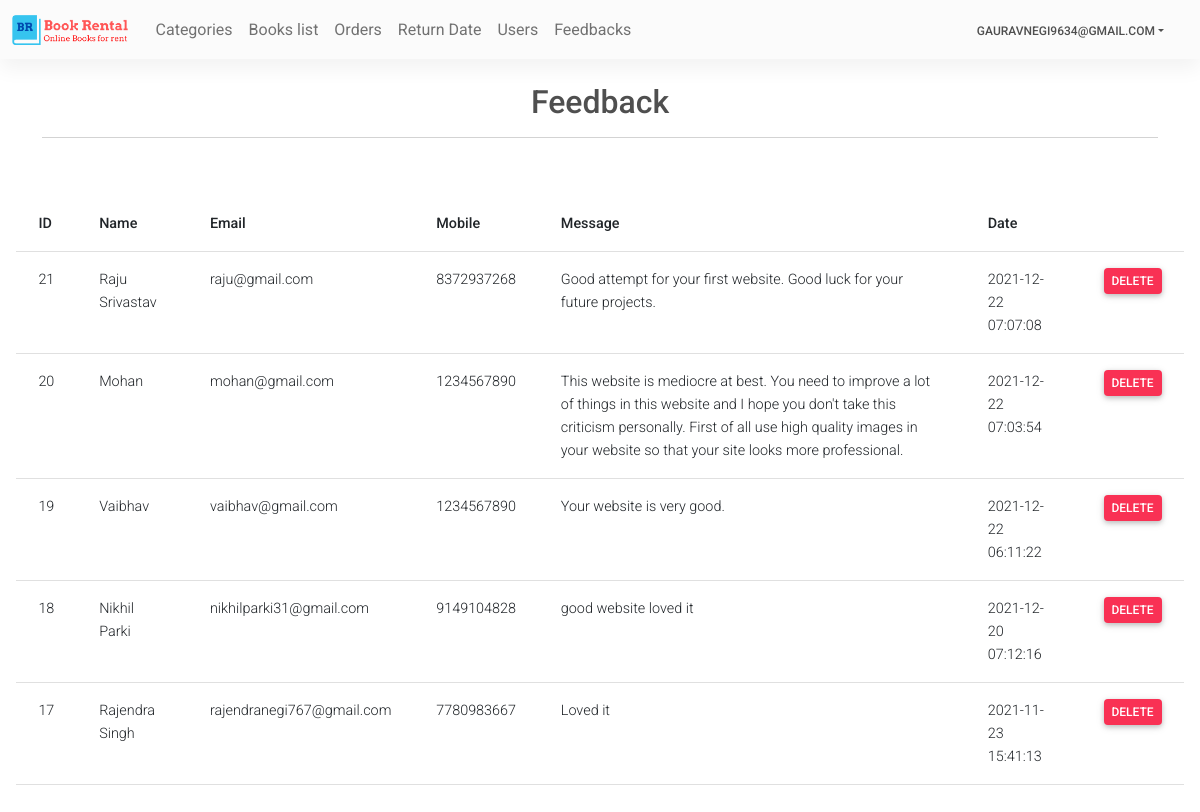
Before: /Admin/feedback.php (signed in) with the older database file.
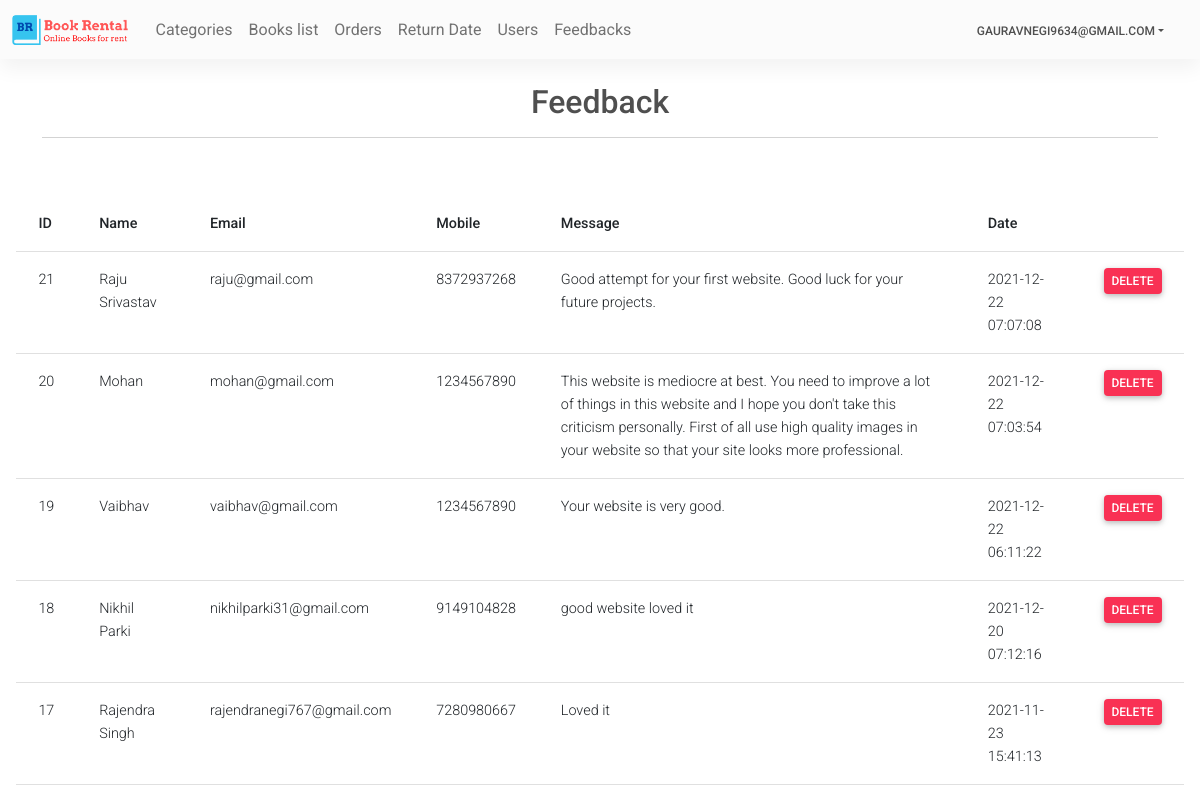
After: the same page with the newer database file.
### tables this page shows
CREATE TABLE `contact_us` (
  `id` int(11) NOT NULL,
  `name` varchar(70) NOT NULL,
  `email` varchar(70) NOT NULL,
  `mobile` bigint(10) NOT NULL,
  `message` text NOT NULL,
  `date` datetime DEFAULT NULL
);

### Admin/feedback.php (the view, shortened to what this page needs)
<?php
require('topNav.php');
$sql = "select * from contact_us order by id desc";
$res = mysqli_query($con, $sql);
?>
<main>
    <div class="container pt-4">
        <h4 class="fs-2 text-center ">Feedback</h4>
        <hr>
        <br>
    </div>
    <div class="card-body">
        <table class="table">
            <thead>
                <tr>
                    <th>ID</th>
                    <th>Name</th>
                    <th>Email</th>
                    <th>Mobile</th>
                    <th>Message</th>
                    <th>Date</th>
                    <th></th>
                </tr>
            </thead>
            <tbody>
                <?php
        while ($row = mysqli_fetch_assoc($res)) { ?>
                <tr>
                    <td> <?php echo $row['id'] ?> </td>
                    <td> <?php echo $row['name'] ?> </td>
                    <td> <?php echo $row['email'] ?> </td>
                    <td> <?php echo $row['mobile'] ?> </td>
                    <td> <?php echo $row['message'] ?> </td>
                    <td> <?php echo $row['date'] ?> </td>
                    <td> <?php echo "<a class='link-white btn btn-danger px-2 py-1' href='?type=delete&id=" . $row['id'] .
                    "'>Delete</a>"; ?>
                    </td>
                </tr>
                <?php } ?>
            </tbody>
        </table>
    </div>
</main>
</body>
</html>

Changed rows visible on the page:
changed contact_us "Rajendra Singh": mobile "7780983667" → "7280980667"
